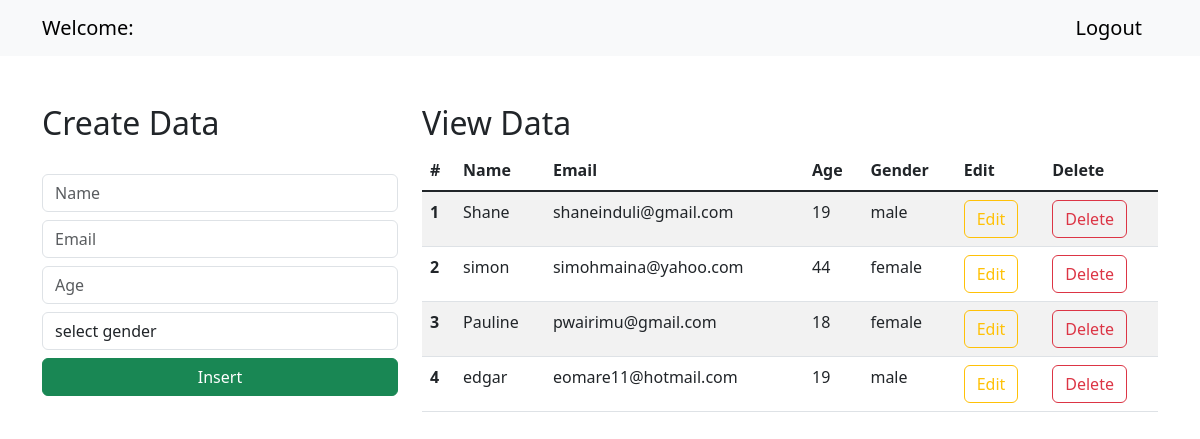
The page / on the database its author committed.
### crud/models.py (models this page shows)
class Student(models.Model):
    name = models.CharField(max_length=30, blank=False, null=False)
    email = models.EmailField(null=True)
    age = models.IntegerField()
    gender = models.CharField(max_length=30, blank=False, null=False)

### crud/views.py (the view)
# urls.py: path('', views.index),
def index(request):
    data = Student.objects.all()
    context = {"data": data}
    return render(request, "index.html", context)

### templates/index.html (shortened to what this page needs)
<!doctype html>
<html lang="en">
    <link href="https://cdn.jsdelivr.net/npm/bootstrap@5.3.0-alpha1/dist/css/bootstrap.min.css" rel="stylesheet">
  <head>
  </head>
  <body>
    <nav class="navbar navbar-expand-lg bg-body-tertiary">
        <div class="container-md">
          <a class="navbar-brand" href="/">Welcome: {{request.name}}</a>
          <a class="navbar-brand" href="/logout">Logout</a>
        </div>
      </nav>
      <div class="container mt-5">
        <div class="row">
            <div class="col-md-4">
                <h2>Create Data</h2>
                <br>
                <form action="/insert" method="post">
                    <div class="form-group">
                        <input type="text" class="form-control" placeholder="Name" name="name" required>
                    </div>
                    <div class="form-group">
                        <input type="email" class="form-control  mt-2" placeholder="Email" name="email" required>
                    </div>
                    <div class="form-group">
                        <input type="number" class="form-control  mt-2" placeholder="Age" name="age" required>
                    </div>
                    <div class="form-group mt-2">
                        <select id="gender" name="gender" class="form-control" required>
                            <option selected>select gender</option>
                        </select>
                    </div>
                    <div class="d-grid gap-2">
                        <button class="btn btn-success mt-2" type="submit">Insert</button>
                    </div>
                </form>
            </div>
            <div class="col-md-8">
                <h2>View Data</h2>
                <table class="table table-striped table-hover">
                    <thead>
                      <tr>
                        <th scope="col">#</th>
                        <th scope="col">Name</th>
                        <th scope="col">Email</th>
                        <th scope="col">Age</th>
                        <th scope="col">Gender</th>
                        <th scope="col">Edit</th>
                        <th scope="col">Delete</th>
                      </tr>
                    </thead>
                    <tbody class="table-group-divider">
                    {% for d in data %}
                      <tr>
                        <th scope="row">{{d.id}}</th>
                        <td>{{d.name}}</td>
                        <td>{{d.email}}</td>
                        <td>{{d.age}}</td>
                        <td>{{d.gender}}</td>
                        <td><a href="/update/{{d.id}}" type="button" class="btn btn-outline-warning">Edit</a></td>
                        <td><a href="/delete/{{d.id}}" type="button" class="btn btn-outline-danger">Delete</a></td>
                      </tr>
                    {% endfor %}
                    </tbody>
                  </table>
            </div>
        </div>
      </div>
  </body>
</html>

### rows shown on the page
Student: id "1", name "Shane", email "shaneinduli@gmail.com", age "19", gender "male"
Student: id "2", name "simon", email "simohmaina@yahoo.com", age "44", gender "female"
Student: id "3", name "Pauline", email "pwairimu@gmail.com", age "18", gender "female"
Student: id "4", name "edgar", email "eomare11@hotmail.com", age "19", gender "male"
